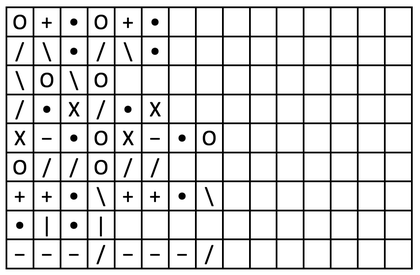
%> input picture Hci575/Homework2/hw2_files/p1_search.png, 420 x 275 px, shrunk from 978 x 640 before the run; the run also reads 4 pictures not shown here
$ octave p6_code.m   (GNU Octave 9; MATLAB toolbox functions it lacks are replaced by stand-ins)
%> lines starting %> are read from the running program, lines starting %| are printed output that depends on the picture; in (x1, y1, x2, y2) boxes, pixels count from 0 and x2, y2 are one past the last pixel; in counts of white or black regions, pixels touching at a corner belong together; the program's own positions count from 1
StartingImage = imread('C:\Users\psher\OneDrive\Documents\Matlab2\Matlab\Hci575\Homework2\hw2_files\p1_search.png');
%> StartingImage is the input picture: size 275x420x3 uint8; min 0, max 255, mean 218.9
binary = ~im2bw(StartingImage, 0.5);
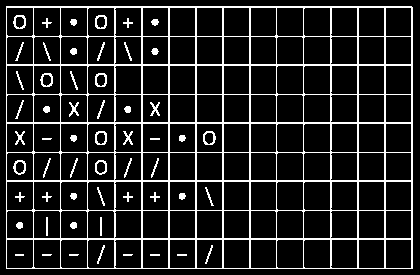
%> binary: size 275x420 logical; 13.1% white in thin lines or dots
hostruct = strel('line', 40, 0);
verstruct = strel('line', 40, 90);
ho = imerode(binary, hostruct);
%> ho: size 275x420 logical; 4.8% white in thin lines or dots, all inside (x1, y1, x2, y2) = (26, 6, 393, 269)
ho= imdilate(ho, hostruct);
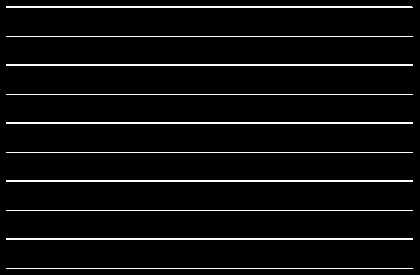
%> ho: size 275x420 logical; 5.3% white in thin lines or dots
ver=imerode(binary, verstruct);
%> ver: size 275x420 logical; 4.6% white in thin lines or dots, all inside (x1, y1, x2, y2) = (6, 26, 413, 249)
ver=imerode(ver, verstruct);
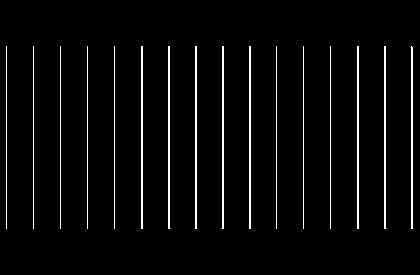
%> ver: size 275x420 logical; 3.8% white in thin lines or dots, all inside (x1, y1, x2, y2) = (6, 46, 413, 229)
ver=imdilate(ver, verstruct);
ver=imdilate(ver, verstruct);
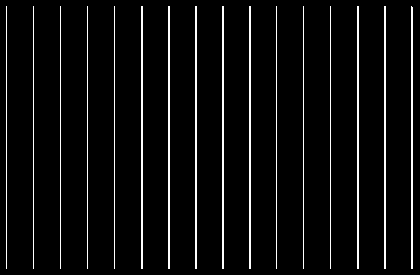
%> ver: size 275x420 logical; 5.5% white in thin lines or dots
EndImageBorder= ho + ver;
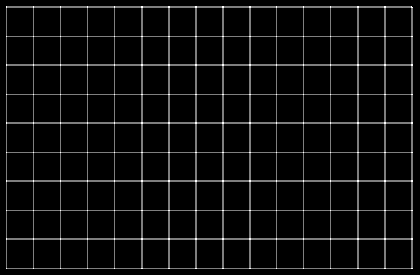
%> EndImageBorder: size 275x420 double; min 0, max 2, mean 0.107; drawn with min black and max white

%Find X's
X = ~im2bw(imread('C:\Users\psher\OneDrive\Documents\Matlab2\Matlab\Hci575\Homework2\Symbol_Cutouts\X.png'), 0.5);
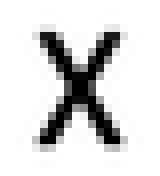
%> input picture Hci575/Homework2/Symbol_Cutouts/X.png, 20 x 22 px, shrunk from 47 x 52 before the run (shown 8 times larger)
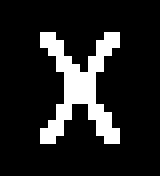
%> X: size 22x20 logical (shown 8 times larger); 14.1% white in thin lines or dots, all inside (x1, y1, x2, y2) = (5, 4, 15, 18)
vertical = ~im2bw(imread('C:\Users\psher\OneDrive\Documents\Matlab2\Matlab\Hci575\Homework2\Symbol_Cutouts\vertical.png'), 0.5);
slash =~im2bw(imread('C:\Users\psher\OneDrive\Documents\Matlab2\Matlab\Hci575\Homework2\Symbol_Cutouts\slash.png'), 0.5);
plus = ~im2bw(imread('C:\Users\psher\OneDrive\Documents\Matlab2\Matlab\Hci575\Homework2\Symbol_Cutouts\plus.png'), 0.5);
O = ~im2bw(imread('C:\Users\psher\OneDrive\Documents\Matlab2\Matlab\Hci575\Homework2\Symbol_Cutouts\O.png'), 0.5);
%> (the run ends here)
